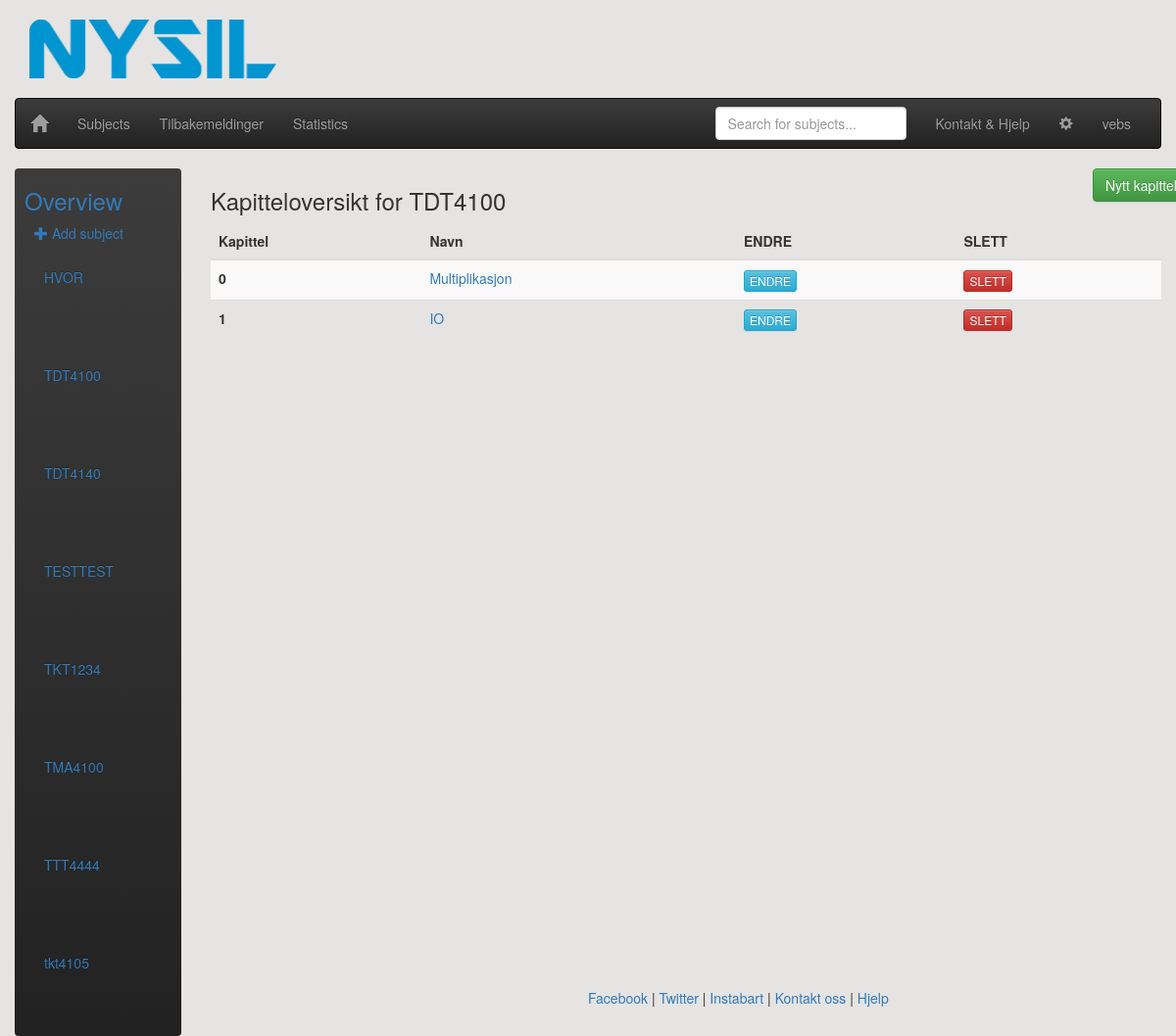
Page /adminpage/subjects/TDT4100/ on the earlier database version.
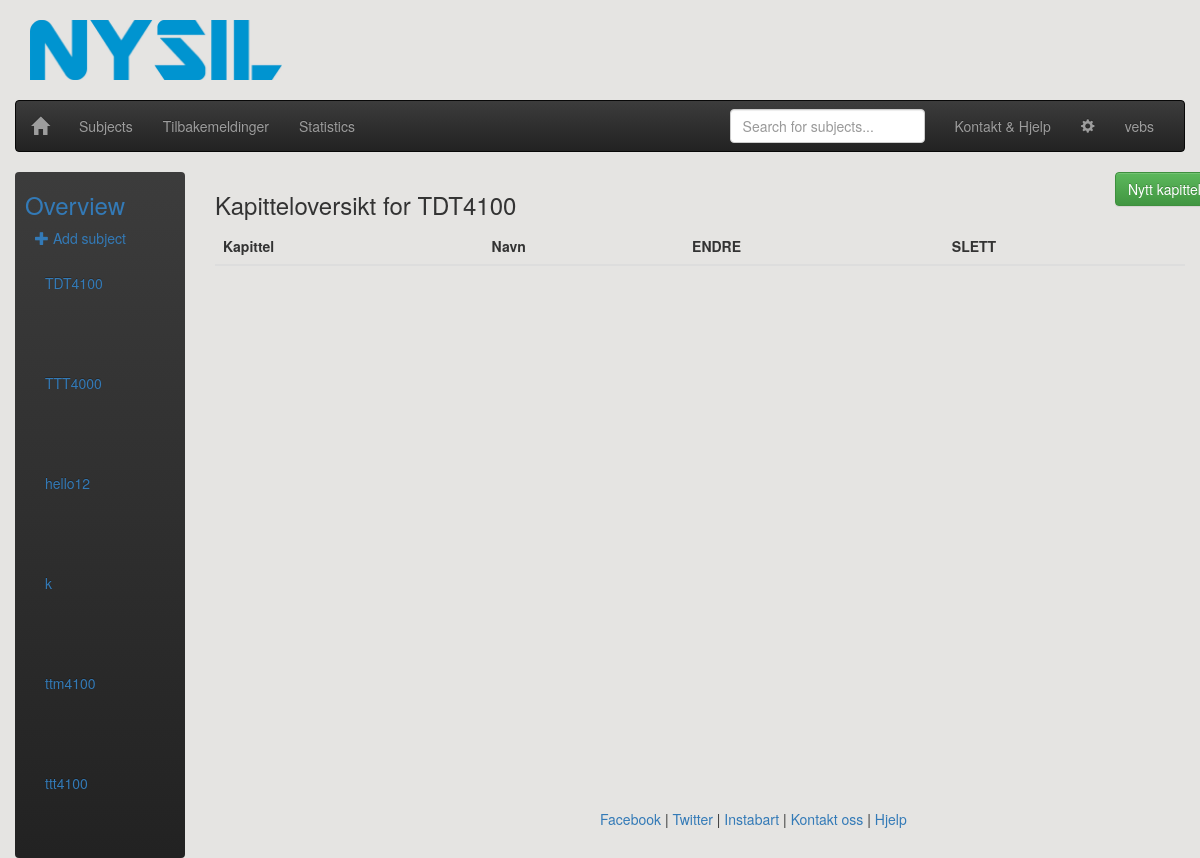
Same page on the later database version.
### main/models.py (models this page shows, shortened)
class Subject(models.Model):
    subject_code = models.CharField(max_length=20, primary_key=True) # primary key
    subject_name = models.CharField(max_length=30)
    professor_firstname = models.CharField(max_length=30)
    professor_lastname = models.CharField(max_length=30)
    professor_email = models.EmailField()
    class Meta:
        ordering = ['subject_code']
    def __str__(self):
        return self.subject_code
    def get_full_name(self):
        return self.professor_firstname + " " + self.professor_lastname
    get_full_name.short_description = 'Professor' # headline of professor-column in the admin-table

class Chapter(models.Model):
    class Meta:
        unique_together = ('subject', 'chapter_number',) # TODO: handle the exception this may cause
        ordering = ['chapter_number']
    chapter_number = models.PositiveIntegerField(default = 0)
    chapter_name = models.CharField(max_length=30)
    subject = models.ForeignKey(Subject, on_delete=models.CASCADE) # to controll which subject the theme belongs to
    def get_number_and_name(self):
        return "Chapter" + str(self.chapter_number) + ": " + str(self.chapter_name)
    get_number_and_name.short_description = 'Chapter'

### adminpage/views.py (the view)
# urls.py: url(r'^subjects/(?P<subject_pk>[A-Za-z0-9]+)/$', views.chapter_overview, name='chapter_overview'),
def chapter_overview(req,subject_pk):
    subjects = Subject.objects.all()
    subject = Subject.objects.get(pk=subject_pk)
    context = {'subject':subject,'subjects':subjects}
    return render(req,'adminpage/chapter_overview.html',context)

### adminpage/templates/adminpage/chapter_overview.html
{% extends 'adminpage/subject_overview.html' %}
{% block extension %}
<div class="col-md-10">
    <div style ="width:900px">
        <div style="float: left; width: 500px">
            <h3> Kapitteloversikt for {{ subject }} </h3>
        </div>
        <div style="float: right; width: 0px">
            {% block chapter %}
                <div id="add_chapter">
                    <a class="btn btn-large btn-success" href="{% url 'adminpage:new_chapter' subject_pk=subject.pk %}">Nytt kapittel</a>
                </div>
            {% endblock %}
        </div>
    </div>
    <table class="table table-striped">
        <thead>
            <tr>
                <th>Kapittel</th>
                <th>Navn</th>
                <th>ENDRE</th>
                <th>SLETT</th>
            </tr>
        </thead>
        <tbody>
            {% for chapter in subject.chapter_set.all %}
                <tr>
                    <th scope="row">{{ chapter.chapter_number }}</th>
                    <td><a href="{% url 'adminpage:exercise_overview' chapter_pk=chapter.pk subject_pk=subject.pk %}">{{ chapter.chapter_name }}</a></td>
                    <td><div><a class="btn btn-xs btn-info" href="{% url 'adminpage:change_chapter' subject_pk=subject.pk chapter_pk=chapter.pk %}">ENDRE</a></div></td>
                    <td><div><a class="btn btn-xs btn-danger" href="{% url 'adminpage:delete_chapter' subject_pk=subject.pk chapter_pk=chapter.pk %}">SLETT</a></div></td>
                </tr>
            {% endfor%}
        </tbody>
    </table>
</div>
{% endblock%}

### adminpage/templates/adminpage/subject_overview.html (shortened to what this page needs)
{% extends 'adminpage/admin_header.html' %}
{% block content %}
    <div class="container-fluid">
      <div class="row">
        <div class="col-sm-3 col-md-2 sidebar">
          <ul class="nav nav-sidebar navbar-inverse">
              <li ><p id="id_fagoversikt"><h3 id="id_fagoversikt_text" style="color:#337AB7;margin-left:10px">Overview</h3><span class="sr-only">(current)</span></p></li>
              <p class="center-large" style="margin-left:20px"><a href="{% url 'adminpage:new_subject' %}"><span class="glyphicon glyphicon-plus"></span>  Add subject</a></p>
              {% block subjects %}
                {% for subject in subjects %}
                <div class="collapse navbar-collapse" id="id_subject_overview_menu">
                    <ul class="nav navbar-nav navbar-left" style="width:120px">
                      <li style="float:left">
                          <a href="{% url 'adminpage:chapter_overview' subject_pk=subject.pk %}" style="color:#337AB7;width:150px">
                              {{ subject }}
                          </a>
                      </li>
                    </ul>
                    <ul class="nav navbar-nav navbar-right" id="id_nav_drop" style="width:-10px">
                        <li class="dropdown">
                        </li>
                    </ul>
                 </div>
                {% endfor %}
              {% endblock %}
          </ul>
        </div>
    {% block extension %}
    {% endblock %}
    </div>
</div>
{% endblock%}

Differences in the rows shown:
removed Subject: subject_code "HVOR"
removed Subject: subject_code "TDT4140"
removed Subject: subject_code "TESTTEST"
removed Subject: subject_code "TKT1234"
removed Subject: subject_code "TMA4100"
removed Subject: subject_code "TTT4444"
removed Subject: subject_code "tkt4105"
no longer on this page (row edited): Chapter: chapter_number "0", chapter_name "Multiplikasjon"
no longer on this page (row edited): Chapter: chapter_number "1", chapter_name "IO"
added Subject: subject_code "TTT4000"
added Subject: subject_code "hello12"
added Subject: subject_code "k"
added Subject: subject_code "ttm4100"
added Subject: subject_code "ttt4100"
